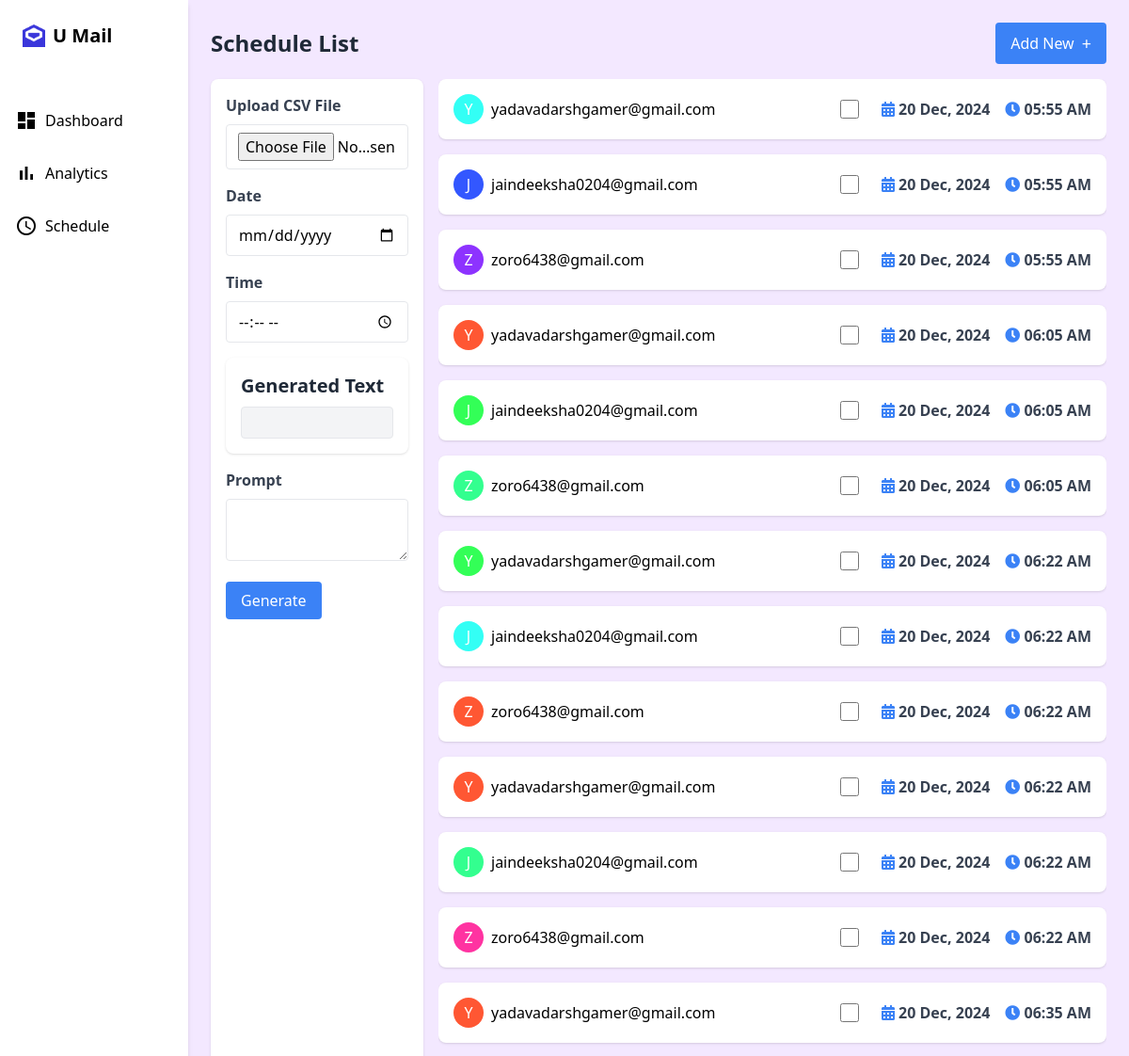
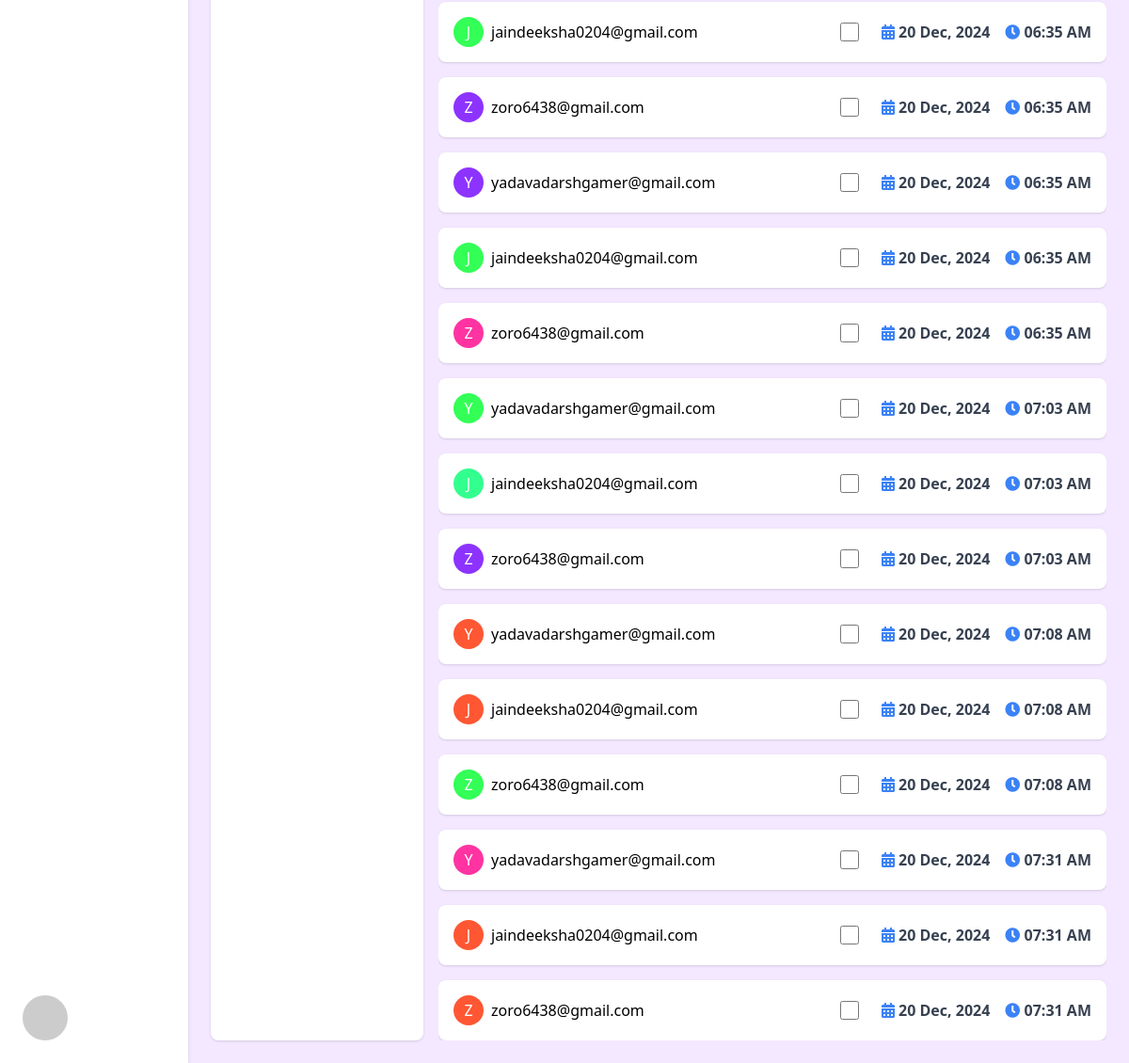
Page /settings (signed in) on the committed database (2 pictures, top to bottom).
### sendmail/models.py (models this page shows, shortened)
class Email_log(models.Model):
    sender=models.ForeignKey(User,on_delete=models.CASCADE,related_name='sent_emails')
    recipient_email=models.EmailField()
    status=models.CharField(
        max_length=10,
        choices=EmailStatus.choices,
        default=EmailStatus.SENT,
    )
    is_scheduled=models.BooleanField(default=False)
    scheduled_time=models.DateTimeField(null=True,blank=True)
    created_at=models.DateTimeField(auto_now_add=True)

### sendmail/views.py (the view)
# urls.py: path('settings',views.settings,name='settings'),
def settings(request):
    user = request.user
    now = timezone.now()
    kolkata_tz = pytz_timezone("Asia/Kolkata")
    now_kolkata = now.astimezone(kolkata_tz)
    scheduled_emails = Email_log.objects.filter(
        sender=user, is_scheduled=True, scheduled_time__gt=now_kolkata
    )
    schedules = [
        {
            "date": email.scheduled_time.astimezone(kolkata_tz).strftime("%d %b, %Y"),
            "time": email.scheduled_time.astimezone(kolkata_tz).strftime("%I:%M %p"),
            "recipient_email": email.recipient_email,
        }
        for email in scheduled_emails
    ]
    return render(request, "scheduled.html", {"schedules": schedules})

### sendmail/templatetags/custom_filters.py (called while the page is built)
@register.filter
def random_color(email):
    colors = [
        "#FF5733",
        "#33FF57",
        "#3357FF",
        "#FF33A1",
        "#FF8F33",
        "#33FFF5",
        "#8D33FF",
        "#FF3333",
        "#33FF8F",
        "#FF5733",
    ]
    return random.choice(colors)

### templates/scheduled.html (shortened to what this page needs)
{% extends 'base.html' %}
{% load custom_filters %}
{% block content %}
<main class="flex-1 p-6 overflow-auto">
  <div class="flex justify-between items-center mb-4">
    <h1 class="text-2xl font-bold text-gray-800">Schedule List</h1>
    <button class="bg-blue-500 hover:bg-blue-600 text-white px-4 py-2 rounded flex items-center">
      Add New <span class="ml-2 text-lg">+</span>
    </button>
  </div>
  <div class="grid grid-cols-4 gap-4">
    <div class="col-span-1 bg-white rounded-lg shadow p-4">
      <form id="generate-form">
        <div class="mb-4">
          <label class="block text-gray-700 font-semibold mb-2" for="csv-file">Upload CSV File</label>
          <input type="file" id="csv-file" class="w-full px-3 py-2 border rounded" accept=".csv">
        </div>
        <div class="mb-4">
          <label class="block text-gray-700 font-semibold mb-2" for="date">Date</label>
          <input type="date" id="date" class="w-full px-3 py-2 border rounded">
        </div>
        <div class="mb-4">
          <label class="block text-gray-700 font-semibold mb-2" for="time">Time</label>
          <input type="time" id="time" class="w-full px-3 py-2 border rounded">
        </div>
        <div class="mb-4 bg-white p-4 rounded-lg shadow">
          <h2 class="text-xl font-bold text-gray-800 mb-2">Generated Text</h2>
          <div id="output-box" class="p-4 border rounded bg-gray-100 text-gray-700 cursor-pointer"></div>
        </div>
        <div class="mb-4">
          <label class="block text-gray-700 font-semibold mb-2" for="prompt">Prompt</label>
          <textarea id="prompt" class="w-full px-3 py-2 border rounded"></textarea>
        </div>
        <button type="button" id="generate-button" class="bg-blue-500 hover:bg-blue-600 text-white px-4 py-2 rounded">Generate</button>
      </form>
    </div>
    <div class="col-span-3 space-y-4 overflow-auto h-full">
      {% for schedule in schedules %}
      <div class="flex items-center justify-between bg-white p-4 rounded-lg shadow">
        <div class="flex items-center">
          <div class="w-8 h-8 rounded-full text-white flex items-center justify-center" style="background-color: {{ schedule.recipient_email|random_color }};">
            {{ schedule.recipient_email|slice:":1"|upper }}
          </div>
          <span class="ml-2">{{ schedule.recipient_email }}</span>
        </div>
        <div class="flex space-x-6 items-center">
          <input type="checkbox" class="h-5 w-5 text-blue-500" />
          <div class="flex items-center space-x-4 text-gray-700 font-semibold">
            <span><i class="fas fa-calendar-alt text-blue-500"></i> {{ schedule.date }}</span>
            <span><i class="fas fa-clock text-blue-500"></i> {{ schedule.time }}</span>
          </div>
        </div>
      </div>
      {% endfor %}
    </div>
  </div>
{% endblock %}

### templates/base.html (shortened to what this page needs)
{% load static %}
<!DOCTYPE html>
<html lang="en">
  <head>
    <script src="https://cdn.tailwindcss.com"></script>
  </head>
  <body class="bg-purple-100 font-sans">
    <div class="flex h-screen">
      <aside
        class="w-1/6 bg-white h-full shadow-md flex flex-col justify-between sticky top-0"
      >
        <div>
          <div class="text-xl font-bold p-6 flex items-center gap-2">
            <img
              src="{% static 'umail.png' %}"
              alt="U Mail Icon"
              class="w-6 h-6"
            />
            U Mail
          </div>
          <nav class="mt-6">
            <ul>
              <li
                class="p-4 hover:bg-purple-100 cursor-pointer flex items-center gap-2"
              >
                <span class="material-icons">dashboard</span>
                <span><a href="{% url 'dashboard' %}">Dashboard</a></span>
              </li>
              <li
                class="p-4 hover:bg-purple-100 cursor-pointer flex items-center gap-2"
              >
                <span class="material-icons">bar_chart</span>
                <span><a href="{% url 'analytics' %}">Analytics</a></span>
              </li>
              <li
                class="p-4 hover:bg-purple-100 cursor-pointer flex items-center gap-2"
              >
                <span class="material-icons">schedule</span>
                <span><a href="{% url 'settings' %}">Schedule</a></span>
              </li>
            </ul>
          </nav>
        </div>
        <div class="p-6">
          <img
            src="https://via.placeholder.com/50"
            alt="Profile"
            class="w-12 h-12 rounded-full"
          />
        </div>
      </aside>
      {% block content %} {% endblock content %}
    </div>
    <link
      href="https://cdnjs.cloudflare.com/ajax/libs/font-awesome/5.15.4/css/all.min.css"
      rel="stylesheet"
    />
  </body>
</html>

### templates/base.html (style rules this page uses)
.sticky { position: -webkit-sticky; position: sticky; top: 0; }

### rows in the picture
Email_log: recipient_email "Y", recipient_email "yadavadarshgamer@gmail.com"
Email_log: recipient_email "J", recipient_email "jaindeeksha0204@gmail.com"
Email_log: recipient_email "Z", recipient_email "zoro6438@gmail.com"
Email_log: recipient_email "Y", recipient_email "yadavadarshgamer@gmail.com"
Email_log: recipient_email "J", recipient_email "jaindeeksha0204@gmail.com"
Email_log: recipient_email "Z", recipient_email "zoro6438@gmail.com"
Email_log: recipient_email "Y", recipient_email "yadavadarshgamer@gmail.com"
Email_log: recipient_email "J", recipient_email "jaindeeksha0204@gmail.com"
Email_log: recipient_email "Z", recipient_email "zoro6438@gmail.com"
Email_log: recipient_email "Y", recipient_email "yadavadarshgamer@gmail.com"
Email_log: recipient_email "J", recipient_email "jaindeeksha0204@gmail.com"
Email_log: recipient_email "Z", recipient_email "zoro6438@gmail.com"
Email_log: recipient_email "Y", recipient_email "yadavadarshgamer@gmail.com"
Email_log: recipient_email "J", recipient_email "jaindeeksha0204@gmail.com"
Email_log: recipient_email "Z", recipient_email "zoro6438@gmail.com"
Email_log: recipient_email "Y", recipient_email "yadavadarshgamer@gmail.com"
Email_log: recipient_email "J", recipient_email "jaindeeksha0204@gmail.com"
Email_log: recipient_email "Z", recipient_email "zoro6438@gmail.com"
Email_log: recipient_email "Y", recipient_email "yadavadarshgamer@gmail.com"
Email_log: recipient_email "J", recipient_email "jaindeeksha0204@gmail.com"
Email_log: recipient_email "Z", recipient_email "zoro6438@gmail.com"
Email_log: recipient_email "Y", recipient_email "yadavadarshgamer@gmail.com"
Email_log: recipient_email "J", recipient_email "jaindeeksha0204@gmail.com"
Email_log: recipient_email "Z", recipient_email "zoro6438@gmail.com"
Email_log: recipient_email "Y", recipient_email "yadavadarshgamer@gmail.com"
Email_log: recipient_email "J", recipient_email "jaindeeksha0204@gmail.com"
Email_log: recipient_email "Z", recipient_email "zoro6438@gmail.com"

### other values in the picture
{{ schedule.date }} "20 Dec, 2024" "20 Dec, 2024" "20 Dec, 2024" "20 Dec, 2024" "20 Dec, 2024" "20 Dec, 2024" "20 Dec, 2024" "20 Dec, 2024" "20 Dec, 2024" "20 Dec, 2024" "20 Dec, 2024" "20 Dec, 2024" "20 Dec, 2024" "20 Dec, 2024" "20 Dec, 2024" "20 Dec, 2024" "20 Dec, 2024" "20 Dec, 2024" "20 Dec, 2024" "20 Dec, 2024" "20 Dec, 2024" "20 Dec, 2024" "20 Dec, 2024" "20 Dec, 2024" "20 Dec, 2024" "20 Dec, 2024" "20 Dec, 2024"
{{ schedule.time }} "05:55 AM" "05:55 AM" "05:55 AM" "06:05 AM" "06:05 AM" "06:05 AM" "06:22 AM" "06:22 AM" "06:22 AM" "06:22 AM" "06:22 AM" "06:22 AM" "06:35 AM" "06:35 AM" "06:35 AM" "06:35 AM" "06:35 AM" "06:35 AM" "07:03 AM" "07:03 AM" "07:03 AM" "07:08 AM" "07:08 AM" "07:08 AM" "07:31 AM" "07:31 AM" "07:31 AM"
